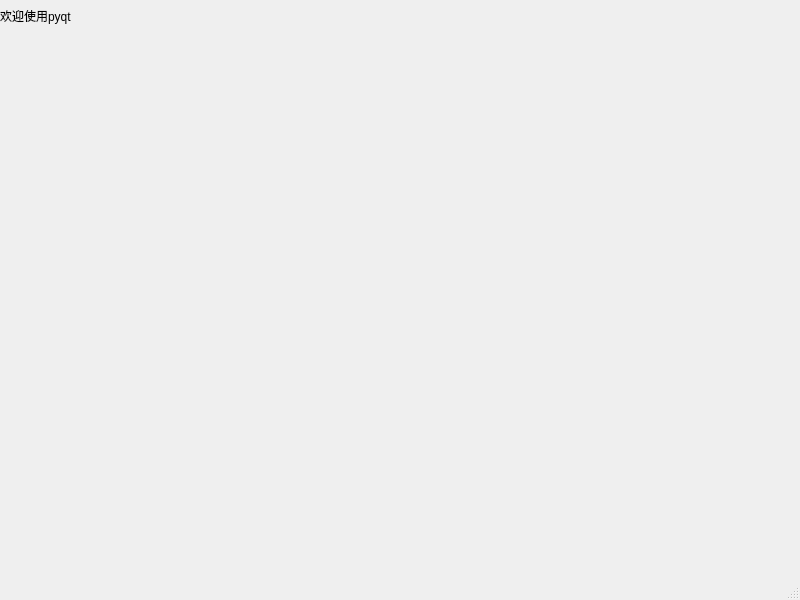
<?xml version="1.0" encoding="UTF-8"?>
<ui version="4.0">
 <class>MainWindow</class>
 <widget class="QMainWindow" name="MainWindow">
  <property name="geometry">
   <rect>
    <x>0</x>
    <y>0</y>
    <width>800</width>
    <height>600</height>
   </rect>
  </property>
  <property name="windowTitle">
   <string>MainWindow</string>
  </property>
  <widget class="QWidget" name="centralwidget">
   <widget class="QLabel" name="label">
    <property name="geometry">
     <rect>
      <x>0</x>
      <y>0</y>
      <width>111</width>
      <height>31</height>
     </rect>
    </property>
    <property name="text">
     <string>欢迎使用pyqt</string>
    </property>
   </widget>
  </widget>
  <widget class="QMenuBar" name="menubar">
   <property name="geometry">
    <rect>
     <x>0</x>
     <y>0</y>
     <width>800</width>
     <height>23</height>
    </rect>
   </property>
  </widget>
  <widget class="QStatusBar" name="statusbar"/>
 </widget>
 <resources/>
 <connections/>
</ui>
